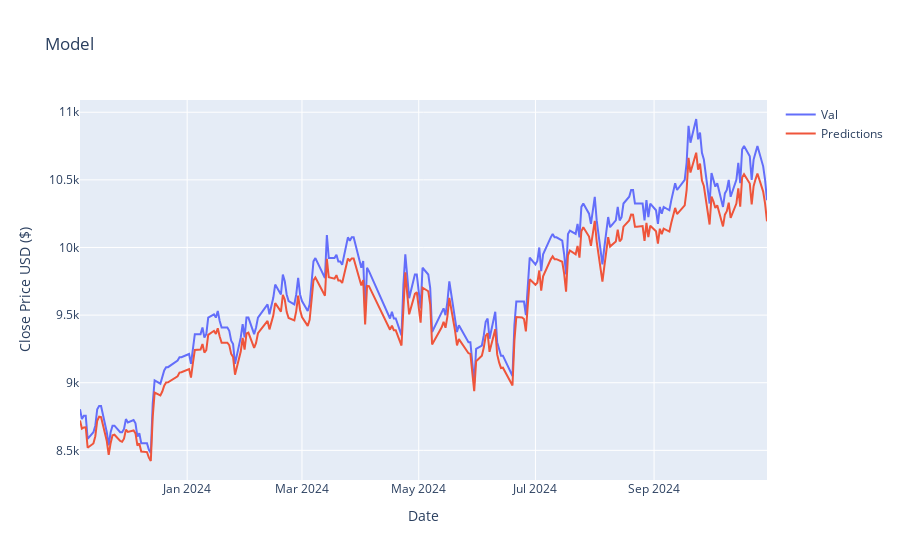

Notebook source saved alongside this figure:
### Code cell
from plotly import graph_objs as go

fig = go.Figure()

fig.add_trace(go.Scatter(x=valid['date'], y=valid['Close'], mode='lines', name='Val'))
fig.add_trace(go.Scatter(x=valid['date'], y=valid['Predictions'], mode='lines', name='Predictions'))

fig.update_layout(title='Model',
                        xaxis_title='Date',
                        yaxis_title='Close Price USD ($)')
fig.show()

### Figure 1 — Plotly figure (JSON) as saved in the notebook; plotly's stock layout.template omitted (floating-point values rounded to 4 significant figures; data arrays with more than 128 entries replaced by an {"elided": "..."} marker saying what was removed)
{"data": [{"mode": "lines", "name": "Val", "type": "scatter", "x": {"elided": "235 str values"}, "y": {"elided": "235 float values"}}, {"mode": "lines", "name": "Predictions", "type": "scatter", "x": {"elided": "235 str values"}, "y": {"elided": "235 float values"}}], "layout": {"title": {"text": "Model"}, "xaxis": {"title": {"text": "Date"}}, "yaxis": {"title": {"text": "Close Price USD ($)"}}}}
